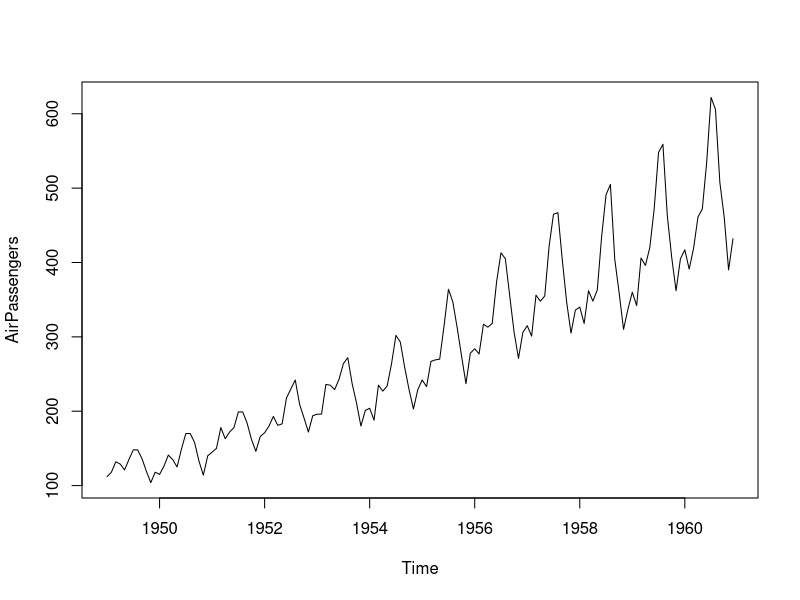
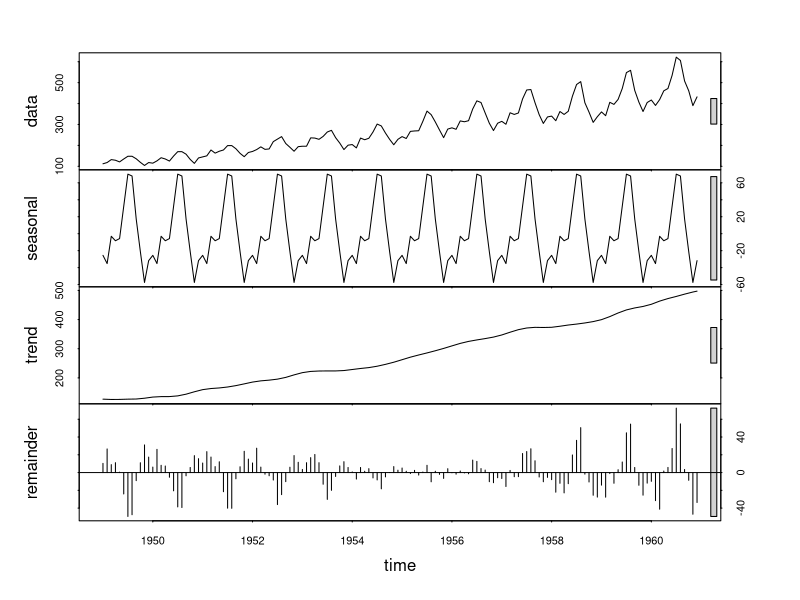
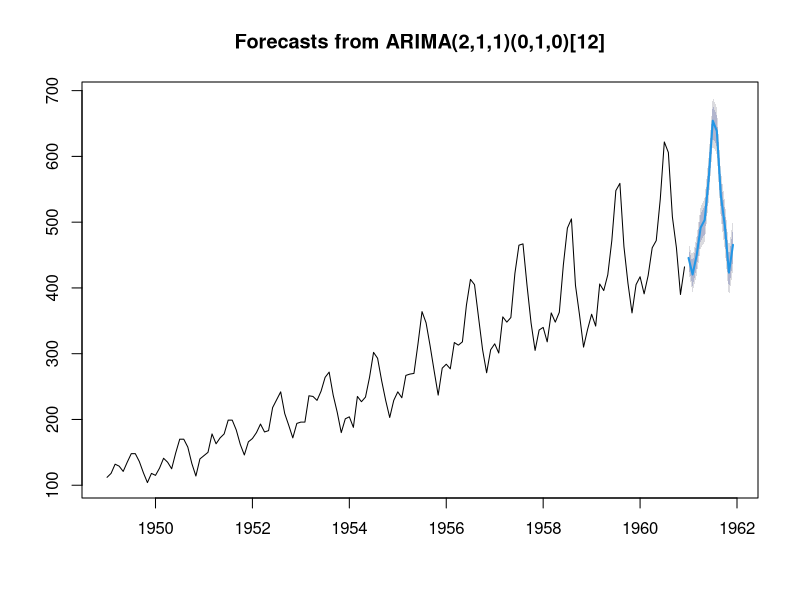

Generate these figures, in order, with R: (Note: this script raises an error after producing the figures.)
install.packages("forecast")
library(forecast)

?AirPassengers
data("AirPassengers")

plot(AirPassengers)

fit <- stl(AirPassengers, s.window = "periodic")
plot(fit)

fit <- auto.arima(AirPassengers)

predictions <- forecast(fit, h = 12)
plot(predictions)

accuracy(predictions, AirPassengers)



